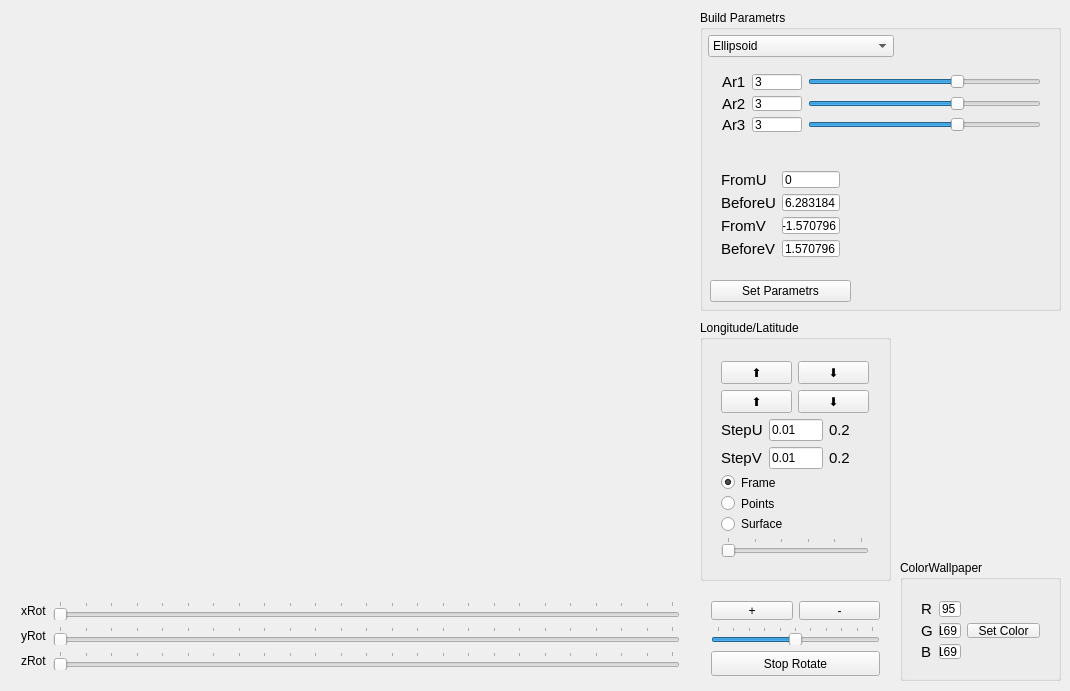
<?xml version="1.0" encoding="UTF-8"?>
<ui version="4.0">
 <class>Window</class>
 <widget class="QWidget" name="Window">
  <property name="geometry">
   <rect>
    <x>0</x>
    <y>0</y>
    <width>1070</width>
    <height>691</height>
   </rect>
  </property>
  <property name="windowTitle">
   <string>OpenGL QT</string>
  </property>
  <widget class="MyGLWidget" name="myGLWidget" native="true">
   <property name="geometry">
    <rect>
     <x>10</x>
     <y>10</y>
     <width>681</width>
     <height>571</height>
    </rect>
   </property>
   <property name="minimumSize">
    <size>
     <width>200</width>
     <height>200</height>
    </size>
   </property>
  </widget>
  <widget class="QWidget" name="layoutWidget">
   <property name="geometry">
    <rect>
     <x>10</x>
     <y>590</y>
     <width>681</width>
     <height>91</height>
    </rect>
   </property>
   <layout class="QHBoxLayout" name="horizontalLayout">
    <item>
     <layout class="QVBoxLayout" name="verticalLayout_2">
      <item>
       <widget class="QLabel" name="label">
        <property name="text">
         <string>xRot</string>
        </property>
       </widget>
      </item>
      <item>
       <widget class="QLabel" name="label_2">
        <property name="text">
         <string>yRot</string>
        </property>
       </widget>
      </item>
      <item>
       <widget class="QLabel" name="label_3">
        <property name="text">
         <string>zRot</string>
        </property>
       </widget>
      </item>
     </layout>
    </item>
    <item>
     <layout class="QVBoxLayout" name="verticalLayout">
      <item>
       <widget class="QSlider" name="rotXSlider">
        <property name="maximum">
         <number>360</number>
        </property>
        <property name="singleStep">
         <number>16</number>
        </property>
        <property name="pageStep">
         <number>15</number>
        </property>
        <property name="orientation">
         <enum>Qt::Horizontal</enum>
        </property>
        <property name="tickPosition">
         <enum>QSlider::TicksAbove</enum>
        </property>
        <property name="tickInterval">
         <number>15</number>
        </property>
       </widget>
      </item>
      <item>
       <widget class="QSlider" name="rotYSlider">
        <property name="maximum">
         <number>360</number>
        </property>
        <property name="singleStep">
         <number>16</number>
        </property>
        <property name="pageStep">
         <number>15</number>
        </property>
        <property name="value">
         <number>0</number>
        </property>
        <property name="orientation">
         <enum>Qt::Horizontal</enum>
        </property>
        <property name="tickPosition">
         <enum>QSlider::TicksAbove</enum>
        </property>
        <property name="tickInterval">
         <number>15</number>
        </property>
       </widget>
      </item>
      <item>
       <widget class="QSlider" name="rotZSlider">
        <property name="maximum">
         <number>360</number>
        </property>
        <property name="singleStep">
         <number>16</number>
        </property>
        <property name="pageStep">
         <number>15</number>
        </property>
        <property name="orientation">
         <enum>Qt::Horizontal</enum>
        </property>
        <property name="tickPosition">
         <enum>QSlider::TicksAbove</enum>
        </property>
        <property name="tickInterval">
         <number>15</number>
        </property>
       </widget>
      </item>
     </layout>
    </item>
   </layout>
  </widget>
  <widget class="QGroupBox" name="groupBoxLongitudeLatitude">
   <property name="geometry">
    <rect>
     <x>700</x>
     <y>320</y>
     <width>191</width>
     <height>261</height>
    </rect>
   </property>
   <property name="title">
    <string>Longitude/Latitude</string>
   </property>
   <widget class="QWidget" name="layoutWidget">
    <property name="geometry">
     <rect>
      <x>10</x>
      <y>30</y>
      <width>170</width>
      <height>218</height>
     </rect>
    </property>
    <layout class="QGridLayout" name="gridLayout_8">
     <item row="0" column="0">
      <layout class="QGridLayout" name="gridLayout_2">
       <item row="1" column="0">
        <widget class="QPushButton" name="pushButtonUpLatitude">
         <property name="minimumSize">
          <size>
           <width>0</width>
           <height>0</height>
          </size>
         </property>
         <property name="text">
          <string>⬆</string>
         </property>
        </widget>
       </item>
       <item row="0" column="1">
        <widget class="QPushButton" name="pushButtonDownLongitude">
         <property name="minimumSize">
          <size>
           <width>0</width>
           <height>0</height>
          </size>
         </property>
         <property name="text">
          <string>⬇</string>
         </property>
        </widget>
       </item>
       <item row="1" column="1">
        <widget class="QPushButton" name="pushButtonDownLatitude">
         <property name="minimumSize">
          <size>
           <width>0</width>
           <height>0</height>
          </size>
         </property>
         <property name="text">
          <string>⬇</string>
         </property>
        </widget>
       </item>
       <item row="0" column="0">
        <widget class="QPushButton" name="pushButtonUpLongitude">
         <property name="minimumSize">
          <size>
           <width>0</width>
           <height>0</height>
          </size>
         </property>
         <property name="text">
          <string>⬆</string>
         </property>
        </widget>
       </item>
      </layout>
     </item>
     <item row="1" column="0">
      <layout class="QGridLayout" name="gridLayout_6">
       <item row="1" column="0">
        <widget class="QLabel" name="labelParam3_7">
         <property name="font">
          <font>
           <pointsize>11</pointsize>
          </font>
         </property>
         <property name="text">
          <string>StepV</string>
         </property>
        </widget>
       </item>
       <item row="1" column="1">
        <widget class="QLineEdit" name="lineEditStepV">
         <property name="text">
          <string>0.01</string>
         </property>
        </widget>
       </item>
       <item row="0" column="1">
        <widget class="QLineEdit" name="lineEditStepU">
         <property name="text">
          <string>0.01</string>
         </property>
        </widget>
       </item>
       <item row="0" column="0">
        <widget class="QLabel" name="labelParam3_6">
         <property name="font">
          <font>
           <pointsize>11</pointsize>
          </font>
         </property>
         <property name="text">
          <string>StepU</string>
         </property>
        </widget>
       </item>
       <item row="0" column="2">
        <widget class="QLabel" name="labelCountLongitude">
         <property name="minimumSize">
          <size>
           <width>40</width>
           <height>0</height>
          </size>
         </property>
         <property name="font">
          <font>
           <pointsize>11</pointsize>
          </font>
         </property>
         <property name="text">
          <string>0.2</string>
         </property>
        </widget>
       </item>
       <item row="1" column="2">
        <widget class="QLabel" name="labelCountLatitude">
         <property name="font">
          <font>
           <pointsize>11</pointsize>
          </font>
         </property>
         <property name="text">
          <string>0.2</string>
         </property>
        </widget>
       </item>
      </layout>
     </item>
     <item row="2" column="0">
      <layout class="QGridLayout" name="gridLayout_7">
       <item row="0" column="0">
        <widget class="QRadioButton" name="radioButtonFrame">
         <property name="text">
          <string>Frame</string>
         </property>
         <property name="shortcut">
          <string/>
         </property>
         <property name="checked">
          <bool>true</bool>
         </property>
        </widget>
       </item>
       <item row="1" column="0">
        <widget class="QRadioButton" name="radioButtonPoints">
         <property name="text">
          <string>Points</string>
         </property>
         <property name="shortcut">
          <string/>
         </property>
         <property name="checked">
          <bool>false</bool>
         </property>
        </widget>
       </item>
       <item row="2" column="0">
        <widget class="QRadioButton" name="radioButtonSerface">
         <property name="text">
          <string>Surface</string>
         </property>
        </widget>
       </item>
      </layout>
     </item>
     <item row="3" column="0">
      <widget class="QSlider" name="horizontalSliderThick">
       <property name="minimum">
        <number>1</number>
       </property>
       <property name="maximum">
        <number>6</number>
       </property>
       <property name="orientation">
        <enum>Qt::Horizontal</enum>
       </property>
       <property name="tickPosition">
        <enum>QSlider::TicksAbove</enum>
       </property>
       <property name="tickInterval">
        <number>1</number>
       </property>
      </widget>
     </item>
    </layout>
   </widget>
  </widget>
  <widget class="QGroupBox" name="groupBoxLongitudeLatitude_2">
   <property name="geometry">
    <rect>
     <x>700</x>
     <y>10</y>
     <width>361</width>
     <height>301</height>
    </rect>
   </property>
   <property name="title">
    <string>Build Parametrs</string>
   </property>
   <widget class="QPushButton" name="pushButtonSetRadius">
    <property name="geometry">
     <rect>
      <x>10</x>
      <y>270</y>
      <width>141</width>
      <height>22</height>
     </rect>
    </property>
    <property name="minimumSize">
     <size>
      <width>0</width>
      <height>0</height>
     </size>
    </property>
    <property name="text">
     <string>Set Parametrs</string>
    </property>
   </widget>
   <widget class="QComboBox" name="comboBox">
    <property name="geometry">
     <rect>
      <x>8</x>
      <y>25</y>
      <width>186</width>
      <height>22</height>
     </rect>
    </property>
    <item>
     <property name="text">
      <string>Ellipsoid</string>
     </property>
    </item>
    <item>
     <property name="text">
      <string>Thor</string>
     </property>
    </item>
    <item>
     <property name="text">
      <string>Hyperboloid</string>
     </property>
    </item>
    <item>
     <property name="text">
      <string>Elliptical paraboloid</string>
     </property>
    </item>
    <item>
     <property name="text">
      <string>Logarithmic spiral</string>
     </property>
    </item>
    <item>
     <property name="text">
      <string>Pseudosphere</string>
     </property>
    </item>
    <item>
     <property name="text">
      <string>Spiral</string>
     </property>
    </item>
    <item>
     <property name="text">
      <string>Dini's Surfase</string>
     </property>
    </item>
   </widget>
   <widget class="QWidget" name="layoutWidget">
    <property name="geometry">
     <rect>
      <x>10</x>
      <y>150</y>
      <width>141</width>
      <height>108</height>
     </rect>
    </property>
    <layout class="QGridLayout" name="gridLayout_4">
     <item row="0" column="0">
      <widget class="QLabel" name="labelParam3_2">
       <property name="font">
        <font>
         <pointsize>11</pointsize>
        </font>
       </property>
       <property name="text">
        <string>FromU</string>
       </property>
      </widget>
     </item>
     <item row="0" column="1">
      <widget class="QLineEdit" name="lineEditFromU">
       <property name="text">
        <string>0</string>
       </property>
       <property name="maxLength">
        <number>9</number>
       </property>
      </widget>
     </item>
     <item row="1" column="0">
      <widget class="QLabel" name="labelParam3_4">
       <property name="font">
        <font>
         <pointsize>11</pointsize>
        </font>
       </property>
       <property name="text">
        <string>BeforeU</string>
       </property>
      </widget>
     </item>
     <item row="1" column="1">
      <widget class="QLineEdit" name="lineEditBeforeU">
       <property name="text">
        <string>6.283184</string>
       </property>
       <property name="maxLength">
        <number>9</number>
       </property>
      </widget>
     </item>
     <item row="2" column="0">
      <widget class="QLabel" name="labelParam3_3">
       <property name="font">
        <font>
         <pointsize>11</pointsize>
        </font>
       </property>
       <property name="text">
        <string>FromV</string>
       </property>
      </widget>
     </item>
     <item row="2" column="1">
      <widget class="QLineEdit" name="lineEditFromV">
       <property name="text">
        <string>-1.570796</string>
       </property>
       <property name="maxLength">
        <number>9</number>
       </property>
      </widget>
     </item>
     <item row="3" column="0">
      <widget class="QLabel" name="labelParam3_5">
       <property name="font">
        <font>
         <pointsize>11</pointsize>
        </font>
       </property>
       <property name="text">
        <string>BeforeV</string>
       </property>
      </widget>
     </item>
     <item row="3" column="1">
      <widget class="QLineEdit" name="lineEditBeforeV">
       <property name="text">
        <string>1.570796</string>
       </property>
       <property name="maxLength">
        <number>9</number>
       </property>
      </widget>
     </item>
    </layout>
   </widget>
   <widget class="QWidget" name="layoutWidget">
    <property name="geometry">
     <rect>
      <x>11</x>
      <y>53</y>
      <width>341</width>
      <height>80</height>
     </rect>
    </property>
    <layout class="QGridLayout" name="gridLayout">
     <item row="0" column="0">
      <widget class="QLabel" name="labelParam1">
       <property name="font">
        <font>
         <pointsize>11</pointsize>
        </font>
       </property>
       <property name="text">
        <string>Ar1</string>
       </property>
      </widget>
     </item>
     <item row="0" column="1">
      <widget class="QLineEdit" name="lineEditRadius1">
       <property name="maximumSize">
        <size>
         <width>50</width>
         <height>16777215</height>
        </size>
       </property>
       <property name="inputMethodHints">
        <set>Qt::ImhDigitsOnly</set>
       </property>
       <property name="text">
        <string>3</string>
       </property>
       <property name="maxLength">
        <number>6</number>
       </property>
      </widget>
     </item>
     <item row="0" column="2">
      <widget class="QSlider" name="horizontalSliderParam1">
       <property name="minimum">
        <number>-1000</number>
       </property>
       <property name="maximum">
        <number>1000</number>
       </property>
       <property name="value">
        <number>300</number>
       </property>
       <property name="orientation">
        <enum>Qt::Horizontal</enum>
       </property>
      </widget>
     </item>
     <item row="1" column="0">
      <widget class="QLabel" name="labelParam2">
       <property name="font">
        <font>
         <pointsize>11</pointsize>
        </font>
       </property>
       <property name="text">
        <string>Ar2</string>
       </property>
      </widget>
     </item>
     <item row="1" column="1">
      <widget class="QLineEdit" name="lineEditRadius2">
       <property name="maximumSize">
        <size>
         <width>50</width>
         <height>16777215</height>
        </size>
       </property>
       <property name="text">
        <string>3</string>
       </property>
       <property name="maxLength">
        <number>6</number>
       </property>
      </widget>
     </item>
     <item row="1" column="2">
      <widget class="QSlider" name="horizontalSliderParam2">
       <property name="minimum">
        <number>-1000</number>
       </property>
       <property name="maximum">
        <number>1000</number>
       </property>
       <property name="value">
        <number>300</number>
       </property>
       <property name="orientation">
        <enum>Qt::Horizontal</enum>
       </property>
      </widget>
     </item>
     <item row="2" column="0">
      <widget class="QLabel" name="labelParam3">
       <property name="font">
        <font>
         <pointsize>11</pointsize>
        </font>
       </property>
       <property name="text">
        <string>Ar3</string>
       </property>
      </widget>
     </item>
     <item row="2" column="1">
      <widget class="QLineEdit" name="lineEditRadius3">
       <property name="maximumSize">
        <size>
         <width>50</width>
         <height>16777215</height>
        </size>
       </property>
       <property name="text">
        <string>3</string>
       </property>
       <property name="maxLength">
        <number>6</number>
       </property>
      </widget>
     </item>
     <item row="2" column="2">
      <widget class="QSlider" name="horizontalSliderParam3">
       <property name="minimum">
        <number>-1000</number>
       </property>
       <property name="maximum">
        <number>1000</number>
       </property>
       <property name="value">
        <number>300</number>
       </property>
       <property name="orientation">
        <enum>Qt::Horizontal</enum>
       </property>
      </widget>
     </item>
    </layout>
   </widget>
  </widget>
  <widget class="QGroupBox" name="groupBox">
   <property name="geometry">
    <rect>
     <x>900</x>
     <y>560</y>
     <width>161</width>
     <height>121</height>
    </rect>
   </property>
   <property name="title">
    <string>ColorWallpaper</string>
   </property>
   <widget class="QWidget" name="layoutWidget">
    <property name="geometry">
     <rect>
      <x>10</x>
      <y>30</y>
      <width>141</width>
      <height>80</height>
     </rect>
    </property>
    <layout class="QGridLayout" name="gridLayout_5">
     <item row="0" column="0">
      <widget class="QLabel" name="label_9">
       <property name="font">
        <font>
         <pointsize>11</pointsize>
        </font>
       </property>
       <property name="text">
        <string>R</string>
       </property>
      </widget>
     </item>
     <item row="0" column="1">
      <widget class="QLineEdit" name="lineEditWallR">
       <property name="inputMethodHints">
        <set>Qt::ImhDigitsOnly</set>
       </property>
       <property name="text">
        <string>95</string>
       </property>
       <property name="maxLength">
        <number>3</number>
       </property>
      </widget>
     </item>
     <item row="1" column="0">
      <widget class="QLabel" name="label_10">
       <property name="font">
        <font>
         <pointsize>11</pointsize>
        </font>
       </property>
       <property name="text">
        <string>G</string>
       </property>
      </widget>
     </item>
     <item row="1" column="1">
      <widget class="QLineEdit" name="lineEditWallG">
       <property name="text">
        <string>169</string>
       </property>
       <property name="maxLength">
        <number>3</number>
       </property>
      </widget>
     </item>
     <item row="1" column="2">
      <widget class="QPushButton" name="pushButtonSetColor">
       <property name="text">
        <string>Set Color</string>
       </property>
      </widget>
     </item>
     <item row="2" column="0">
      <widget class="QLabel" name="label_11">
       <property name="font">
        <font>
         <pointsize>11</pointsize>
        </font>
       </property>
       <property name="text">
        <string>B</string>
       </property>
      </widget>
     </item>
     <item row="2" column="1">
      <widget class="QLineEdit" name="lineEditWallB">
       <property name="text">
        <string>169</string>
       </property>
       <property name="maxLength">
        <number>3</number>
       </property>
      </widget>
     </item>
    </layout>
   </widget>
  </widget>
  <widget class="QWidget" name="layoutWidget">
   <property name="geometry">
    <rect>
     <x>700</x>
     <y>590</y>
     <width>191</width>
     <height>91</height>
    </rect>
   </property>
   <layout class="QGridLayout" name="gridLayout_3">
    <item row="2" column="0" colspan="2">
     <widget class="QPushButton" name="pushButtonStop">
      <property name="minimumSize">
       <size>
        <width>20</width>
        <height>25</height>
       </size>
      </property>
      <property name="maximumSize">
       <size>
        <width>16777215</width>
        <height>25</height>
       </size>
      </property>
      <property name="text">
       <string>Stop Rotate</string>
      </property>
     </widget>
    </item>
    <item row="0" column="1">
     <widget class="QPushButton" name="pushButtonMinus">
      <property name="maximumSize">
       <size>
        <width>16777215</width>
        <height>25</height>
       </size>
      </property>
      <property name="text">
       <string>-</string>
      </property>
     </widget>
    </item>
    <item row="0" column="0">
     <widget class="QPushButton" name="pushButtonPlast">
      <property name="maximumSize">
       <size>
        <width>16777215</width>
        <height>25</height>
       </size>
      </property>
      <property name="text">
       <string>+</string>
      </property>
     </widget>
    </item>
    <item row="1" column="0" colspan="2">
     <widget class="QSlider" name="horizontalSliderRotate">
      <property name="minimum">
       <number>-5</number>
      </property>
      <property name="maximum">
       <number>5</number>
      </property>
      <property name="orientation">
       <enum>Qt::Horizontal</enum>
      </property>
      <property name="tickPosition">
       <enum>QSlider::TicksAbove</enum>
      </property>
      <property name="tickInterval">
       <number>1</number>
      </property>
     </widget>
    </item>
   </layout>
  </widget>
  <zorder>myGLWidget</zorder>
  <zorder>layoutWidget</zorder>
  <zorder>layoutWidget</zorder>
  <zorder>groupBoxLongitudeLatitude</zorder>
  <zorder>groupBoxLongitudeLatitude_2</zorder>
  <zorder>groupBox</zorder>
 </widget>
 <layoutdefault spacing="6" margin="11"/>
 <customwidgets>
  <customwidget>
   <class>MyGLWidget</class>
   <extends>QWidget</extends>
   <header>myglwidget.h</header>
   <container>1</container>
   <slots>
    <slot>setXRotation(int)</slot>
    <slot>setZRotation(int)</slot>
    <slot>setYRotation(int)</slot>
   </slots>
  </customwidget>
 </customwidgets>
 <resources/>
 <connections>
  <connection>
   <sender>rotXSlider</sender>
   <signal>valueChanged(int)</signal>
   <receiver>myGLWidget</receiver>
   <slot>setXRotation(int)</slot>
   <hints>
    <hint type="sourcelabel">
     <x>81</x>
     <y>227</y>
    </hint>
    <hint type="destinationlabel">
     <x>83</x>
     <y>205</y>
    </hint>
   </hints>
  </connection>
  <connection>
   <sender>rotYSlider</sender>
   <signal>valueChanged(int)</signal>
   <receiver>myGLWidget</receiver>
   <slot>setYRotation(int)</slot>
   <hints>
    <hint type="sourcelabel">
     <x>153</x>
     <y>265</y>
    </hint>
    <hint type="destinationlabel">
     <x>156</x>
     <y>206</y>
    </hint>
   </hints>
  </connection>
  <connection>
   <sender>rotZSlider</sender>
   <signal>valueChanged(int)</signal>
   <receiver>myGLWidget</receiver>
   <slot>setZRotation(int)</slot>
   <hints>
    <hint type="sourcelabel">
     <x>229</x>
     <y>311</y>
    </hint>
    <hint type="destinationlabel">
     <x>227</x>
     <y>202</y>
    </hint>
   </hints>
  </connection>
 </connections>
</ui>
